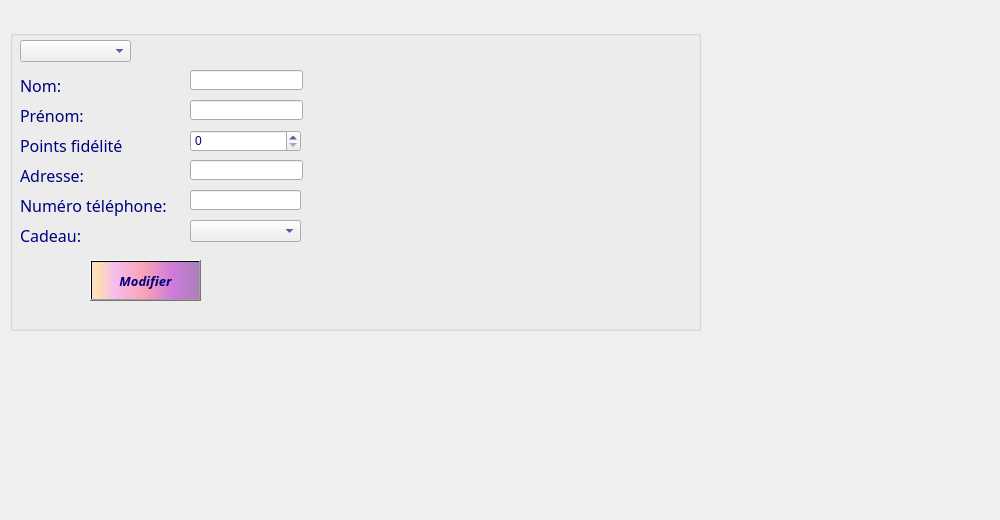
     <widget class="QWidget" name="tab_12">
      <attribute name="title">
       <string>Modifier</string>
      </attribute>
      <widget class="QLabel" name="label_44">
       <property name="geometry">
        <rect>
         <x>-250</x>
         <y>0</y>
         <width>991</width>
         <height>511</height>
        </rect>
       </property>
       <property name="text">
        <string/>
       </property>
       <property name="pixmap">
        <pixmap>../../../../images_projets/donut-5239688_1920.jpg</pixmap>
       </property>
      </widget>
      <widget class="QGroupBox" name="groupBox_modifCl_2">
       <property name="geometry">
        <rect>
         <x>10</x>
         <y>30</y>
         <width>691</width>
         <height>301</height>
        </rect>
       </property>
       <property name="font">
        <font>
         <family>Lucida Calligraphy</family>
         <pointsize>14</pointsize>
         <weight>75</weight>
         <bold>true</bold>
        </font>
       </property>
       <property name="styleSheet">
        <string notr="true">color:rgb(0, 0, 127);
border-color: rgb(170, 0, 255);</string>
       </property>
       <property name="title">
        <string/>
       </property>
       <widget class="QLabel" name="label_pt_fid_modif_2">
        <property name="geometry">
         <rect>
          <x>10</x>
          <y>100</y>
          <width>171</width>
          <height>31</height>
         </rect>
        </property>
        <property name="palette">
         <palette>
          <active>
           <colorrole role="WindowText">
            <brush brushstyle="SolidPattern">
             <color alpha="255">
              <red>0</red>
              <green>0</green>
              <blue>127</blue>
             </color>
            </brush>
           </colorrole>
           <colorrole role="Text">
            <brush brushstyle="SolidPattern">
             <color alpha="255">
              <red>0</red>
              <green>0</green>
              <blue>127</blue>
             </color>
            </brush>
           </colorrole>
           <colorrole role="ButtonText">
            <brush brushstyle="SolidPattern">
             <color alpha="255">
              <red>0</red>
              <green>0</green>
              <blue>127</blue>
             </color>
            </brush>
           </colorrole>
           <colorrole role="PlaceholderText">
            <brush brushstyle="NoBrush">
             <color alpha="128">
              <red>0</red>
              <green>0</green>
              <blue>127</blue>
             </color>
            </brush>
           </colorrole>
          </active>
          <inactive>
           <colorrole role="WindowText">
            <brush brushstyle="SolidPattern">
             <color alpha="255">
              <red>0</red>
              <green>0</green>
              <blue>127</blue>
             </color>
            </brush>
           </colorrole>
           <colorrole role="Text">
            <brush brushstyle="SolidPattern">
             <color alpha="255">
              <red>0</red>
              <green>0</green>
              <blue>127</blue>
             </color>
            </brush>
           </colorrole>
           <colorrole role="ButtonText">
            <brush brushstyle="SolidPattern">
             <color alpha="255">
              <red>0</red>
              <green>0</green>
              <blue>127</blue>
             </color>
            </brush>
           </colorrole>
           <colorrole role="PlaceholderText">
            <brush brushstyle="NoBrush">
             <color alpha="128">
              <red>0</red>
              <green>0</green>
              <blue>127</blue>
             </color>
            </brush>
           </colorrole>
          </inactive>
          <disabled>
           <colorrole role="WindowText">
            <brush brushstyle="SolidPattern">
             <color alpha="255">
              <red>0</red>
              <green>0</green>
              <blue>127</blue>
             </color>
            </brush>
           </colorrole>
           <colorrole role="Text">
            <brush brushstyle="SolidPattern">
             <color alpha="255">
              <red>0</red>
              <green>0</green>
              <blue>127</blue>
             </color>
            </brush>
           </colorrole>
           <colorrole role="ButtonText">
            <brush brushstyle="SolidPattern">
             <color alpha="255">
              <red>0</red>
              <green>0</green>
              <blue>127</blue>
             </color>
            </brush>
           </colorrole>
           <colorrole role="PlaceholderText">
            <brush brushstyle="NoBrush">
             <color alpha="128">
              <red>0</red>
              <green>0</green>
              <blue>127</blue>
             </color>
            </brush>
           </colorrole>
          </disabled>
         </palette>
        </property>
        <property name="font">
         <font>
          <family>Lucida Calligraphy</family>
          <pointsize>12</pointsize>
         </font>
        </property>
        <property name="text">
         <string>Points fidélité</string>
        </property>
       </widget>
       <widget class="QLineEdit" name="lineEdit_nom_modif_2">
        <property name="geometry">
         <rect>
          <x>180</x>
          <y>40</y>
          <width>113</width>
          <height>20</height>
         </rect>
        </property>
       </widget>
       <widget class="QLabel" name="label_prenom_modif_2">
        <property name="geometry">
         <rect>
          <x>10</x>
          <y>70</y>
          <width>171</width>
          <height>31</height>
         </rect>
        </property>
        <property name="font">
         <font>
          <family>Lucida Calligraphy</family>
          <pointsize>12</pointsize>
         </font>
        </property>
        <property name="text">
         <string>Prénom:</string>
        </property>
       </widget>
       <widget class="QLabel" name="label_nom_modif_2">
        <property name="geometry">
         <rect>
          <x>10</x>
          <y>40</y>
          <width>171</width>
          <height>31</height>
         </rect>
        </property>
        <property name="font">
         <font>
          <family>Lucida Calligraphy</family>
          <pointsize>12</pointsize>
         </font>
        </property>
        <property name="text">
         <string>Nom:</string>
        </property>
       </widget>
       <widget class="QLineEdit" name="lineEdit_prenom_modif_2">
        <property name="geometry">
         <rect>
          <x>180</x>
          <y>70</y>
          <width>113</width>
          <height>20</height>
         </rect>
        </property>
       </widget>
       <widget class="QSpinBox" name="spinBox_pt_fid_modif_2">
        <property name="geometry">
         <rect>
          <x>180</x>
          <y>100</y>
          <width>111</width>
          <height>22</height>
         </rect>
        </property>
       </widget>
       <widget class="QLabel" name="label_adresse_modif_2">
        <property name="geometry">
         <rect>
          <x>10</x>
          <y>130</y>
          <width>171</width>
          <height>31</height>
         </rect>
        </property>
        <property name="font">
         <font>
          <family>Lucida Calligraphy</family>
          <pointsize>12</pointsize>
         </font>
        </property>
        <property name="text">
         <string>Adresse:</string>
        </property>
       </widget>
       <widget class="QLabel" name="label_tel_modif_2">
        <property name="geometry">
         <rect>
          <x>10</x>
          <y>160</y>
          <width>171</width>
          <height>31</height>
         </rect>
        </property>
        <property name="font">
         <font>
          <family>Lucida Calligraphy</family>
          <pointsize>12</pointsize>
         </font>
        </property>
        <property name="text">
         <string>Numéro téléphone:</string>
        </property>
       </widget>
       <widget class="QLineEdit" name="lineEdit_adresse_modif_2">
        <property name="geometry">
         <rect>
          <x>180</x>
          <y>130</y>
          <width>113</width>
          <height>20</height>
         </rect>
        </property>
       </widget>
       <widget class="QLineEdit" name="lineEdit_tel_modif_2">
        <property name="geometry">
         <rect>
          <x>180</x>
          <y>160</y>
          <width>111</width>
          <height>20</height>
         </rect>
        </property>
       </widget>
       <widget class="QLabel" name="label_cadeauCl_2">
        <property name="geometry">
         <rect>
          <x>10</x>
          <y>190</y>
          <width>171</width>
          <height>31</height>
         </rect>
        </property>
        <property name="font">
         <font>
          <family>Lucida Calligraphy</family>
          <pointsize>12</pointsize>
         </font>
        </property>
        <property name="text">
         <string>Cadeau:</string>
        </property>
       </widget>
       <widget class="QComboBox" name="comboBox_affecCadeau_2">
        <property name="geometry">
         <rect>
          <x>180</x>
          <y>190</y>
          <width>111</width>
          <height>22</height>
         </rect>
        </property>
       </widget>
       <widget class="QPushButton" name="pushButton_modifCl_2">
        <property name="geometry">
         <rect>
          <x>80</x>
          <y>230</y>
          <width>111</width>
          <height>41</height>
         </rect>
        </property>
        <property name="font">
         <font>
          <family>Lucida Calligraphy</family>
          <pointsize>10</pointsize>
          <weight>75</weight>
          <italic>true</italic>
          <bold>true</bold>
          <underline>false</underline>
          <strikeout>false</strikeout>
         </font>
        </property>
        <property name="styleSheet">
         <string notr="true">background-color: qlineargradient(spread:pad, x1:1, y1:0, x2:1, y2:0, stop:0.919598 rgba(255, 0, 111, 255), stop:0.98 rgba(0, 0, 0, 255), stop:1 rgba(235, 148, 61, 255));
color: rgb(0, 0, 127);
background-color: qlineargradient(spread:pad, x1:0, y1:0, x2:1, y2:0, stop:0.0100503 rgba(252, 222, 204, 255), stop:0.0502513 rgba(254, 223, 175, 255), stop:0.211055 rgba(246, 189, 237, 255), stop:0.487437 rgba(249, 162, 183, 255), stop:0.753769 rgba(206, 122, 218, 255), stop:1 rgba(170, 128, 185, 255));</string>
        </property>
        <property name="text">
         <string>Modifier</string>
        </property>
        <property name="checkable">
         <bool>false</bool>
        </property>
        <property name="autoRepeatDelay">
         <number>303</number>
        </property>
       </widget>
       <widget class="QComboBox" name="comboBox_client_2">
        <property name="geometry">
         <rect>
          <x>10</x>
          <y>10</y>
          <width>111</width>
          <height>22</height>
         </rect>
        </property>
       </widget>
      </widget>
     </widget>
